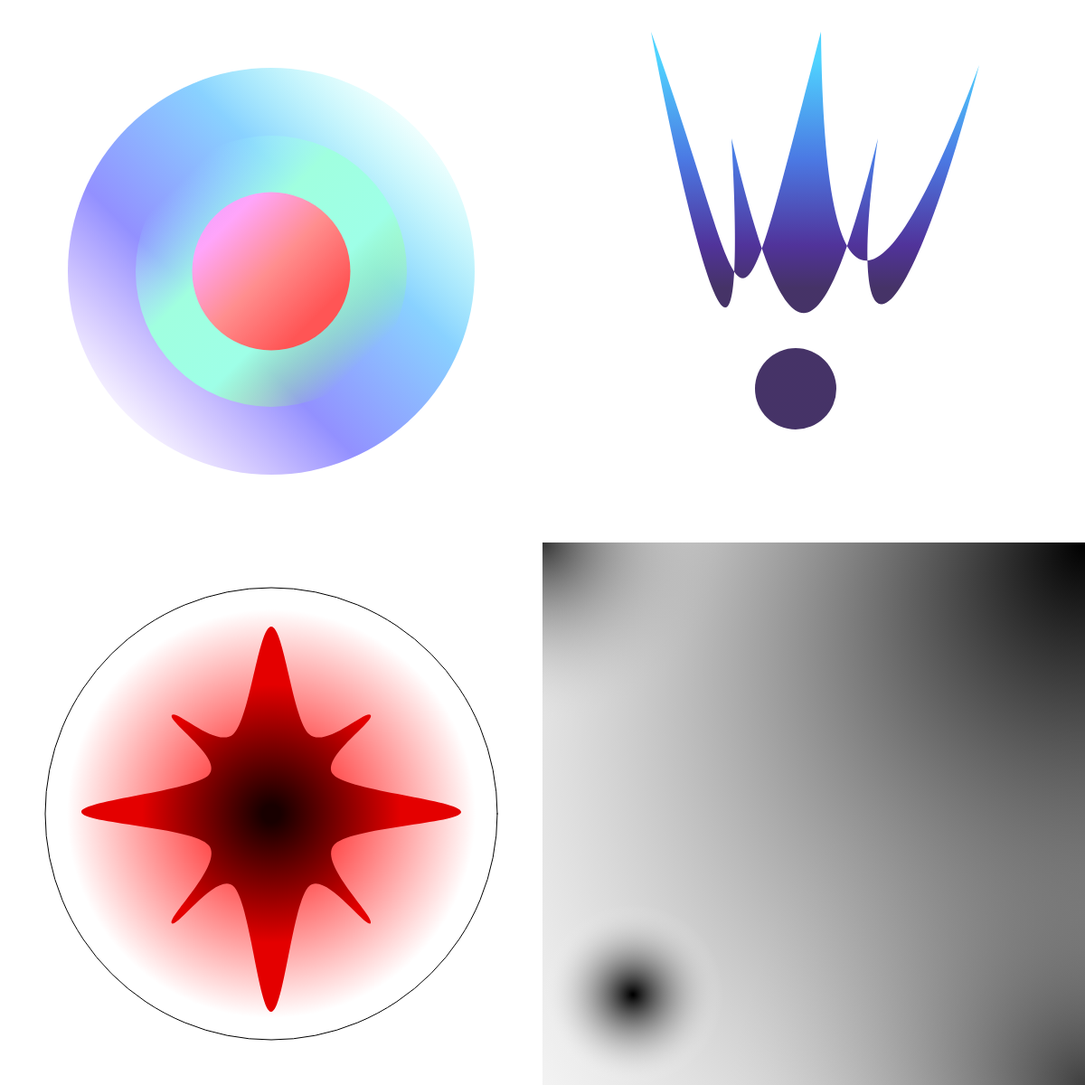
Frame 1 (no input)
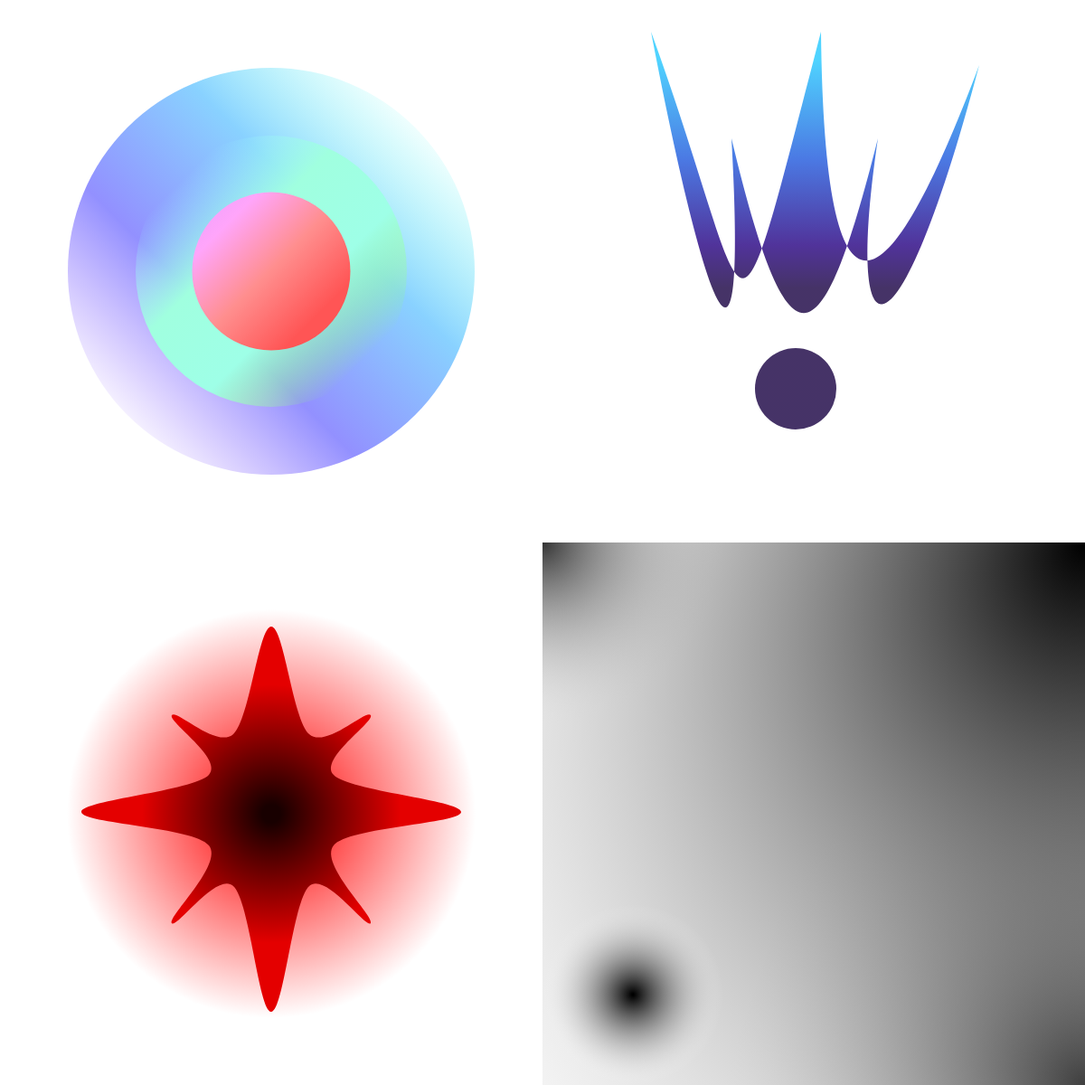
Frame 60 (no input)
Frame 120 (the mouse pressed at the canvas centre since frame 60): identical to frame 60, image omitted

The p5.js sketch that drew these frames (run headless with seeded random() and noise() and a simulated clock; from frame 60 on, the mouse is pressed at the canvas centre):

// p5.js sketch
// ── sketch.js
function setup() {
  createCanvas(1200, 1200);
}

function draw() {
  background(255);


  let gradient3 = drawingContext.createRadialGradient(300, 900, 10, 300, 900, 250)
  gradient3.addColorStop(0.9, '#ff000000') 
  gradient3.addColorStop(0, '#ff0000') 

  drawingContext.fillStyle = gradient3
  ellipse(300,900,500)
  

let gradient1 = drawingContext.createRadialGradient(300, 900, 10, 300, 900, 200)
  gradient1.addColorStop(0, '#180000') 
  gradient1.addColorStop(0.7, '#e40000') 
  
  drawingContext.fillStyle = gradient1
  noStroke()
  beginShape()
  curveVertex(300,693)
  curveVertex(258,812)
  curveVertex(190,791)
  curveVertex(231,857)
  curveVertex(90,898)
  curveVertex(231,935)
  curveVertex(190,1021)
  curveVertex(258,980)
  curveVertex(300,1119)
  curveVertex(342,980)
  curveVertex(410,1021)
  curveVertex(369,935)
  curveVertex(510,898)
  curveVertex(369,857)
  curveVertex(410,791)
  curveVertex(342,812)
  curveVertex(300,693)
  curveVertex(258,812)
  curveVertex(190,791)
  endShape()

  


  let linearGradient1 = drawingContext.createLinearGradient(908, 125-90, 908, 440-90);
  linearGradient1.addColorStop(0.1, '#23c8ffcc');
  linearGradient1.addColorStop(0.45, '#1e57dccc');
  linearGradient1.addColorStop(0.75, '#250081cc');
  linearGradient1.addColorStop(0.9, '#170041cc');

  drawingContext.fillStyle = linearGradient1;
  noStroke()
  beginShape()
  vertex(720,125-90)
  bezierVertex(774,407-90,828,584-90,809,243-90)
  bezierVertex(872,507-90,908,494-90,971,243-90)
  bezierVertex(933,498-90,993,502-90,1083,162-90)
  bezierVertex(981,434-90,912,479-90,908,125-90)
  bezierVertex(803,528-90,837,447-90,720,125-90)
  endShape()



  ellipse(880,430,90,90)
  let lineargradient20 = drawingContext.createLinearGradient(350,0,0,350);
  lineargradient20.addColorStop(0, '#59fff100') 
  lineargradient20.addColorStop(0.33, '#5ec1ffbb') 
  lineargradient20.addColorStop(0.66, '#6b68ffbb') 
  lineargradient20.addColorStop(1, '#925fff00') 
  drawingContext.fillStyle = lineargradient20
  ellipse(300,300,450)

  let lineargradient3 = drawingContext.createLinearGradient(200,200,400,400);
  lineargradient3.addColorStop(0, '#99f3ff00') 
  lineargradient3.addColorStop(0.33, '#a0ffdf') 
  lineargradient3.addColorStop(0.66, '#9effe7') 
  lineargradient3.addColorStop(1, '#92ff6a00') 
  drawingContext.fillStyle = lineargradient3
  ellipse(300,300,300)

  let lineargradient2 = drawingContext.createLinearGradient(200,200,350,350);
  lineargradient2.addColorStop(0, '#e39bff') 
  lineargradient2.addColorStop(0.33, '#ffa5fa') 
  lineargradient2.addColorStop(0.66, '#ff8e8e') 
  lineargradient2.addColorStop(1, '#ff5555') 
  drawingContext.fillStyle = lineargradient2
  ellipse(300,300,175)



  



  let Radialgradient4 = drawingContext.createRadialGradient(600,600,1,600,600,200);
  Radialgradient4.addColorStop(0, '#000000') 
  Radialgradient4.addColorStop(1, '#ffffff00') 
  drawingContext.fillStyle = Radialgradient4
  beginShape()
  vertex(600,600)
  vertex(800,600)
  vertex(900,900)
  vertex(600,800)
  endShape()



  let Radialgradient5 = drawingContext.createRadialGradient(1200,1200,1,1200,1200,400);
  Radialgradient5.addColorStop(0, '#000000') 
  Radialgradient5.addColorStop(1, '#ffffff00') 
  drawingContext.fillStyle = Radialgradient5
  beginShape()
  vertex(1200,1200)
  vertex(800,1200)
  vertex(900,900)
  vertex(1200,800)
  endShape()


  let Radialgradient6 = drawingContext.createRadialGradient(1200,600,1,1200,900,900);
  Radialgradient6.addColorStop(0, '#000000') 
  Radialgradient6.addColorStop(1, '#ffffff00') 
  drawingContext.fillStyle = Radialgradient6
  beginShape()
  vertex(600,600)
  vertex(600,1200)
  vertex(1200,1200)
  vertex(1200,600)
  endShape()


  let Radialgradient7 = drawingContext.createRadialGradient(700,1100,1,700,1100,100);
  Radialgradient7.addColorStop(0, '#000000') 
  Radialgradient7.addColorStop(1, '#ffffff00') 
  drawingContext.fillStyle = Radialgradient7
  ellipse(700,1100,200,200)




}
